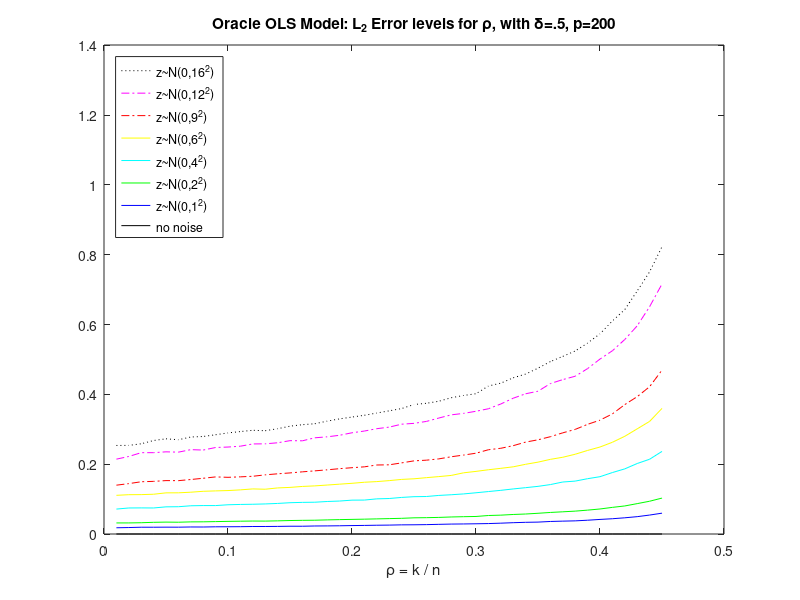

The MATLAB source for this figure:
% Figure 8: Median normalized l_2 error rates over 500 replications
% when the true underlying model is known and estimated directly
% using ordinary least squares. The number of variables is fixed at
% 200, and the number of observations fixed at 100, delta=n/p =.5. 
% The oracle MSE is directly proportional to the model noise, and
% increases sharply as the underlying model becomes less sparse. 
% The data are right truncated at rho=.9 because the OLS MSE 
% approaches infinity as \rho approaches 1. (i.e. the number of 
% observations equals the number of variables)

load Fig8Datazi0.mat

if (size(size(ErrVecL2),2) == 4) %if the dataset was user created
    ErrVecL2n3 = squeeze(ErrVecL2(1,:,:,:));
    ErrVecL2n4 = squeeze(ErrVecL2n3(24,:,:)); %selects n~=100 thus delta~=1/2.
    med0 = median(ErrVecL2n4,2);
end;

load Fig8Data.mat

if (size(size(ErrVecL2),2) == 4) %if the dataset was user created
    ErrVecL2n3 = squeeze(ErrVecL2(1,:,:,:));
    ErrVecL2n4 = squeeze(ErrVecL2n3(24,:,:)); %selects n~=100 thus delta~=1/2.
    med1 = median(ErrVecL2n4,2);
    ErrVecL2n3 = squeeze(ErrVecL2(2,:,:,:));
    ErrVecL2n4 = squeeze(ErrVecL2n3(24,:,:)); %selects n~=100 thus delta~=1/2.
    med2 = median(ErrVecL2n4,2);
    ErrVecL2n3 = squeeze(ErrVecL2(4,:,:,:));
    ErrVecL2n4 = squeeze(ErrVecL2n3(24,:,:)); %selects n~=100 thus delta~=1/2.
    med4 = median(ErrVecL2n4,2);
    ErrVecL2n3 = squeeze(ErrVecL2(6,:,:,:));
    ErrVecL2n4 = squeeze(ErrVecL2n3(24,:,:)); %selects n~=100 thus delta~=1/2.
    med6 = median(ErrVecL2n4,2);
    ErrVecL2n3 = squeeze(ErrVecL2(9,:,:,:));
    ErrVecL2n4 = squeeze(ErrVecL2n3(24,:,:)); %selects n~=100 thus delta~=1/2.
    med9 = median(ErrVecL2n4,2);
end
    
load Fig8Datazi1216.mat

if (size(size(ErrVecL2),2) == 4) %if the dataset was user created
    ErrVecL2n3 = squeeze(ErrVecL2(12,:,:,:));
    ErrVecL2n4 = squeeze(ErrVecL2n3(24,:,:)); %selects n~=100 thus delta~=1/2.
    med12 = median(ErrVecL2n4,2);
    ErrVecL2n3 = squeeze(ErrVecL2(16,:,:,:));
    ErrVecL2n4 = squeeze(ErrVecL2n3(24,:,:)); %selects n~=100 thus delta~=1/2.
    med16 = median(ErrVecL2n4,2);
end

val=45;

plot(1:val,(med16(1:val)'), 'k:')
hold on 
plot(1:val,(med12(1:val)'), 'm-.')
plot(1:val,(med9(1:val)'), 'r-.')
plot(1:val,(med6(1:val)'), 'y-')
plot(1:val,(med4(1:val)'), 'c-')
plot(1:val,(med2(1:val)'), 'g-')
plot(1:val,(med1(1:val)'), 'b-')
plot(1:val,(med0(1:val)'), 'k')

legend('z~N(0,16^2)','z~N(0,12^2)','z~N(0,9^2)','z~N(0,6^2)','z~N(0,4^2)','z~N(0,2^2)','z~N(0,1^2)','no noise','location','NorthWest')
title('Oracle OLS Model: L_2 Error levels for \rho, with \delta=.5, p=200');
xlabel('\rho = k / n'); ylabel=('Error');
axis([0 50 0 1.401]); % y-axis equals fig6,7
set(gca,'XtickLabel',[0 0.1 0.2 0.3 0.4 0.5 0.6 0.7 0.8 0.9 1]);
%print -depsc neworaclep200; print -djpeg99 neworaclep200;

%
% Copyright (c) 2006. Victoria Stodden
%  

%
% Part of SparseLab Version:100
% Created Tuesday March 28, 2006
% This is Copyrighted Material
% For Copying permissions see COPYING.m
% Comments? e-mail sparselab@stanford.edu
%
